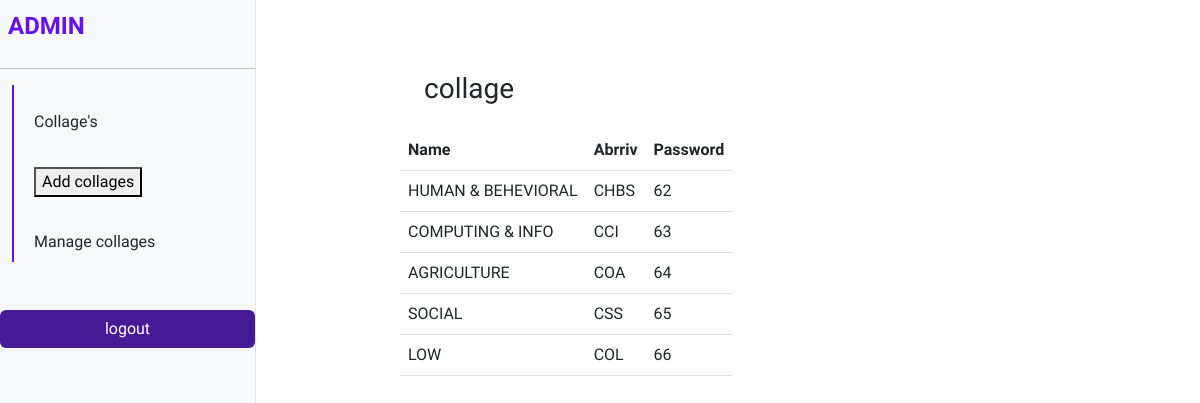
/HU_TRMS/blank.php (signed in), run on the app's committed database.
### tables this page shows
CREATE TABLE `cc` (
  `coid` int(100) NOT NULL,
  `cname` varchar(100) NOT NULL,
  `cpassword` varchar(100) NOT NULL,
  `cabb` varchar(100) NOT NULL
);

### HU_TRMS/blank.php (the view, shortened to what this page needs)
<!DOCTYPE html>
<html lang="en">
<head>
    <link rel="stylesheet" href="../assets/css/bootstrap.min.css">
    <link rel="stylesheet" href="../assets/css/style.css">
</head>
<body>
    <div class="container d-flex">
      <div class="sidebar position-fixed top-0 start-0 bottom-0 bg-light border-end">
          <div class="d-flex align-items-center p-2">
              <a href="#" class="sidebar-logo text-uppercase fw-bold text-decoration-none text-indigo fs-4">ADMIN</a>
          </div>
          <hr>
          <div class="container link">
              <ul class="nav nav-pills flex-column mb-auto">
                <li class="edit_li" ><a onclick="return viscol()">Collage's</a></li>
                <li class="edit_li"><button onclick="addcol()">Add collages</button></li>
                <li class="edit_li"><a onclick="return mangcol()">Manage collages</a></li>
              </ul>
          </div>
          <a href="logoutadmin.php"><button class="btn my-5 container" style="background-color: #461a97; color:#fff;">logout</button></a>
      </div>
    <div id="G"class="edit mt-5">
      <h3 class="m-4">collage</h3>
      <table class="table" style="display:inline">
        <thead>
          <tr >
            <th>Name</th>
            <th>Abrriv</th>
            <th>Password</th>
          </tr>
        </thead>
        <tbody>
    <?php
      include ('config.php');
      $sql1="SELECT cname,cabb,coid FROM `cc`";
      $result=mysqli_query($connection,$sql1);
      if($result){
      while($row=mysqli_fetch_assoc($result)){
        $name=$row['cname'];
        $abbrivation=$row['cabb'];
        $inc=$row['coid'];
        echo'
        <tr>
          <td>'.$name.'</td>
          <td>'.$abbrivation.'</td>
          <td>'.$inc.'</td>
        </tr>
        ';
          }
        }
    ?>
      </tbody>
    </table>
    </div>
  </div>
  <?php
    $left="left:300px;";
    include ('config.php');
    if(isset($_POST['submi'])){
      $name=$_POST['cname'];
      $pass=$_POST['cpassword'];
      $abrr=$_POST['cabbrivation'];
      $sql="INSERT INTO cc VALUES('','$name','$pass','$abrr')";
    if ($connection->query($sql) === TRUE) {
        echo "<P>record inserted successfully<P>";
    } else {
        echo "<p style=".$left.">Error: " .$sql. "<br>" .$connection->error."</p>";
    }
    }else{
      echo"faild to insert";
  }
  ?>
</body>
</html>

### assets/css/style.css (style rules this page uses)
body { font-family: 'work sans', sans-serif; }
.text-indigo { color: var(--bs-indigo); }
.sidebar { width: 16rem; }
.edit_li { padding-left: 20px; padding-bottom: 8px; padding-block-start: 25px; border-left: 2px solid var(--bs-indigo); }

### HU_TRMS/blank.php (style rules this page uses)
.edit { position: absolute; left:400px; }

### data on the page
cc: cname "HUMAN & BEHEVIORAL", cabb "CHBS", coid "62"
cc: cname "COMPUTING & INFO", cabb "CCI", coid "63"
cc: cname "AGRICULTURE", cabb "COA", coid "64"
cc: cname "SOCIAL", cabb "CSS", coid "65"
cc: cname "LOW", cabb "COL", coid "66"
